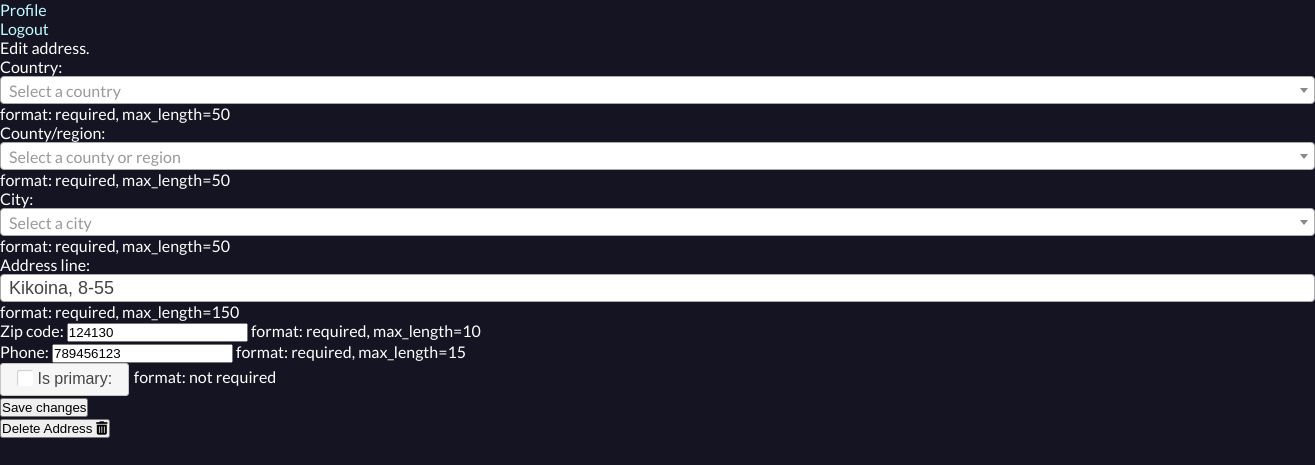
The page /profiles/admin/addresses/2/edit/ (signed in) on the database its author committed.
### profiles/models.py (models this page shows, shortened)
class Address(models.Model):
    user = models.ForeignKey(
        User,
        on_delete=models.CASCADE,
        related_name='addresses',
        verbose_name='User',
        help_text=(
            'format: required'
        )
    )
    country = models.CharField(
        max_length=50,
        blank=False,
        null=False,
        verbose_name='Country',
        help_text=(
            'format: required, max_length=50'
        )
    )
    county_region = models.CharField(
        max_length=50,
        blank=False,
        null=False,
        verbose_name='County/region',
        help_text=(
            'format: required, max_length=50'
        )
    )
    city = models.CharField(
        max_length=50,
        blank=False,
        null=False,
        verbose_name='City',
        help_text=(
            'format: required, max_length=50'
        )
    )
    address_line = models.CharField(
        max_length=150,
        blank=False,
        null=False,
        verbose_name='Address line',
        help_text=(
            'format: required, max_length=150'
        )
    )
    zip_code = models.CharField(
        max_length=10,
        blank=False,
        null=False,
        verbose_name='Zip code',
        help_text=(
            'format: required, max_length=10'
        )
    )
    phone_number = models.CharField(
        max_length=15,
        blank=False,
        null=False,
        verbose_name='Phone',
        help_text=(
            'format: required, max_length=15'
        )
    )
    is_primary = models.BooleanField(
        default=False,
        verbose_name='Is primary',
        help_text=(
            'format: not required'
        )
    )
    created_at = models.DateTimeField(
        auto_now_add=True,
        verbose_name='Created at',
    )
    updated_at = models.DateTimeField(
        auto_now=True,
        verbose_name='Updated at',
    )

### profiles/views.py (the view, shortened to what this page needs)
class EditAddressView(View):
    def get(self, request, *args, **kwargs):
        if request.user.is_authenticated:
            address_id = kwargs['pk']
            address = get_object_or_404(Address, id=address_id)
            address_form = AddressForm(instance=address)
            user = request.user.username
            context = {
                'address_form': address_form,
                'address': address,
                'user': user
            }
            return render(
                request,
                'profiles/edit_address.html',
                context
            )
        else:
            return render(
                request,
                'account/login.html'
            )

### profiles/forms.py
class AddressForm(forms.ModelForm):
    class Meta:
        model = Address
        fields = [
            'country',
            'county_region',
            'city',
            'address_line',
            'zip_code',
            'phone_number',
            'is_primary'
        ]
        widgets = {
            'country': forms.Select(attrs={'class': 'form-control'}),
            'county_region': forms.Select(attrs={'class': 'form-control'}),
            'city': forms.Select(attrs={'class': 'form-control'}),
            'address_line': forms.TextInput(attrs={'class': 'form-control'}),
            'zip_code': forms.NumberInput(attrs={'class': 'form-control'}),
            'phone_number': forms.NumberInput(attrs={'class': 'form-control'}),
            'is_primary': forms.CheckboxInput(attrs={'class': 'form-check-input'})
        }

### profiles/templates/profiles/edit_address.html (shortened to what this page needs)
{% extends 'base.html' %}
{% load static %}
{% block extra_css %}
<link href="https://cdn.jsdelivr.net/npm/select2@4.1.0-rc.0/dist/css/select2.min.css" rel="stylesheet" />
{% endblock %}
{% block content %}
  <div class="">
    <div>
      <p>Edit address.</p>
      <div class="">
        <form class="address__add--form" method="post">
          {{ address_form.as_p }}
          <button class="" id="save-address-btn" type="submit">Save changes</button>
        </form>
      </div>
    </div>
    <div class="address__delete--form">
      <button class="btn__delete" id="btn-delete-address">
        Delete Address <i class="fas fa-trash-alt"></i>
      </button>
    </div>
  </div>
{% endblock %}

### static/css/base.css (style rules this page uses)
:root { --clr-bg--100: #1100ff; --clr-bg--300: #050048; --clr-bg--500: #06032e; --clr-bg--700: #3d2f6d91; --clr-bg--800: #28253291; --clr-bg--900: #151422; --clr-accent--300: #c3faff; --clr-accent--500: #95f2fa; --clr-accent--700: #22e0f0; --clr-accent--800: #45baff; --clr-accent--900: #7119f9; --clr-text--100: #ffffff; --clr-text--300: #898989; --clr-text--500: #363636; --clr-text--900: #191919; --clr-btn--700: #2d698c; --clr-btn--800: #666666; --clr-btn--900: #42286a; --fs: calc(60% + 0.8vmin); --ff-primary: 'Lato', sans-serif; --br: 0.5em; --br-buttons: 0.2em; }
*, *::before, *::after { margin: 0; padding: 0; box-sizing: border-box; }
html { scroll-behavior: smooth; font-size: var(--fs); font-family: var(--ff-primary); background-color: var(--clr-bg--900); color: var(--clr-text--100); }
body, h1, h2, p { margin: 0; padding: 0; }
#id_first_name, #id_last_name, #id_country, #id_county_region, #id_address_line, #id_city, #id_bio { width: 100% !important; height: 28px; line-height: 28px; padding-left: 8px; color: #444; font-size: large; line-height: 1.5em; border-radius: 4px; border: 1px solid #aaa !important; }

### rows shown on the page
Address: address_line "Kikoina, 8-55", zip_code "124130", phone_number "789456123"
